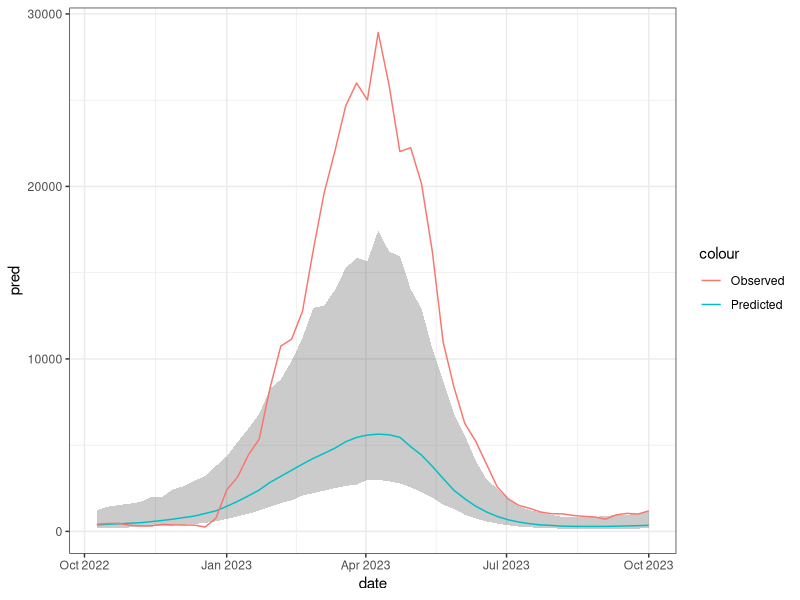
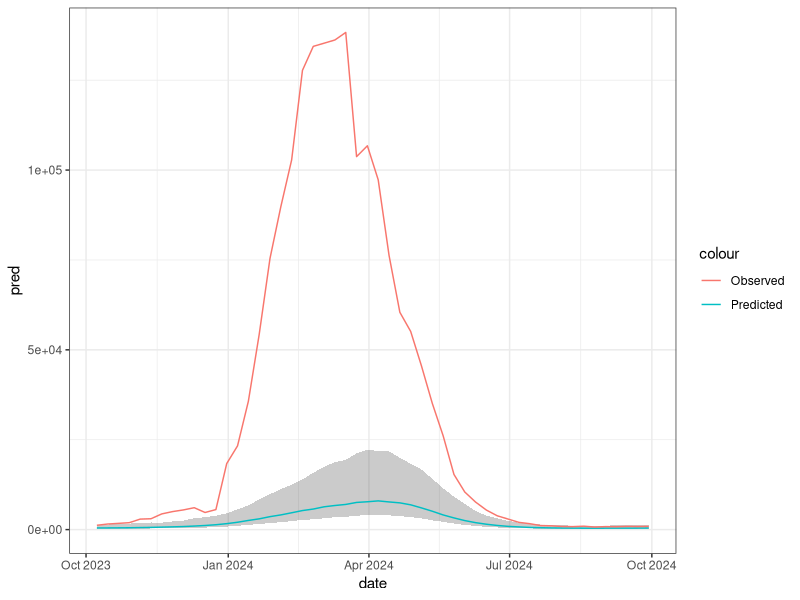
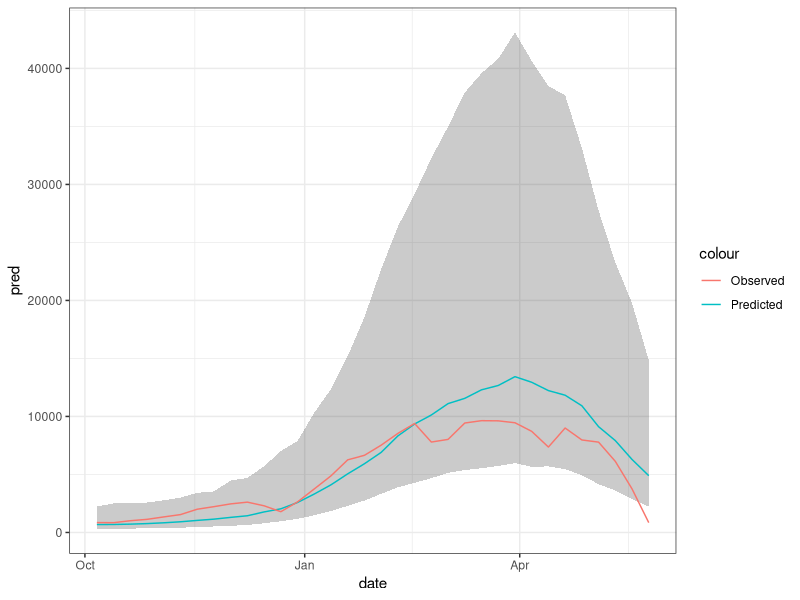

Reproduce these figures in R, in order.
## ---- chunk 1
library(tidyverse)

tbl.total.uf.week.train1 <- read_csv(file = "forecasts/tbl.sprint.uf.week.train1.csv")
tbl.total.uf.week.train2 <- read_csv(file = "forecasts/tbl.sprint.uf.week.train2.csv")
tbl.total.uf.week.train3  <- read_csv(file = "forecasts/tbl.sprint.uf.week.train3.csv")

tbl.total.uf.week.train3  <- tbl.total.uf.week.train3 |> 
  left_join(tibble(
    date.rm = max(tbl.total.uf.week.train3$date, na.rm = T) + 7*(1:(40-22)),
    week = 35:52),
  by = "week") |> mutate(
    date = if_else(is.na(date), date.rm, date)
  ) |> select(-date.rm)

## ---- chunk 2
tbl.total.uf.week.train1 |> 
  filter(uf == "MG") |> 
  ggplot(aes(x = date)) + 
  geom_ribbon(aes(ymin = lower_80, ymax = upper_80), alpha = 0.25) + 
  geom_line(aes(y = pred, color = "Predicted")) + 
  geom_line(aes(y = cases, , color = "Observed")) + 
  theme_bw()
## ---- chunk 3
tbl.total.uf.week.train2 |> 
  filter(uf == "MG") |> 
  ggplot(aes(x = date)) + 
  geom_ribbon(aes(ymin = lower_80, ymax = upper_80), alpha = 0.25) + 
  geom_line(aes(y = pred, color = "Predicted")) + 
  geom_line(aes(y = cases, , color = "Observed")) + 
  theme_bw()
## ---- chunk 4
tbl.total.uf.week.train3 |> 
  filter(uf == "MG") |> 
  ggplot(aes(x = date)) + 
  geom_ribbon(aes(ymin = lower_80, ymax = upper_80), alpha = 0.25) + 
  geom_line(aes(y = pred, color = "Predicted")) + 
  geom_line(aes(y = cases, , color = "Observed")) + 
  theme_bw()
## ---- chunk 5
#| echo: false
2 * 2
